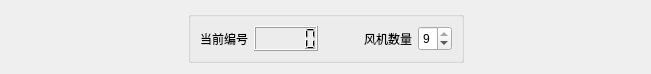
      <widget class="QWidget" name="layoutWidget">
       <property name="geometry">
        <rect>
         <x>90</x>
         <y>110</y>
         <width>651</width>
         <height>51</height>
        </rect>
       </property>
       <layout class="QHBoxLayout" name="horizontalLayout_10">
        <item>
         <spacer name="horizontalSpacer_12">
          <property name="orientation">
           <enum>Qt::Horizontal</enum>
          </property>
          <property name="sizeHint" stdset="0">
           <size>
            <width>40</width>
            <height>20</height>
           </size>
          </property>
         </spacer>
        </item>
        <item>
         <widget class="QGroupBox" name="groupBox">
          <layout class="QHBoxLayout" name="horizontalLayout_5">
           <property name="topMargin">
            <number>9</number>
           </property>
           <property name="bottomMargin">
            <number>9</number>
           </property>
           <item>
            <widget class="QLabel" name="label_22">
             <property name="text">
              <string>当前编号</string>
             </property>
            </widget>
           </item>
           <item>
            <widget class="QLCDNumber" name="roomNum_lcd">
             <property name="sizePolicy">
              <sizepolicy hsizetype="Minimum" vsizetype="Fixed">
               <horstretch>0</horstretch>
               <verstretch>0</verstretch>
              </sizepolicy>
             </property>
             <property name="minimumSize">
              <size>
               <width>0</width>
               <height>25</height>
              </size>
             </property>
             <property name="maximumSize">
              <size>
               <width>16777215</width>
               <height>25</height>
              </size>
             </property>
            </widget>
           </item>
           <item>
            <spacer name="horizontalSpacer">
             <property name="orientation">
              <enum>Qt::Horizontal</enum>
             </property>
             <property name="sizeHint" stdset="0">
              <size>
               <width>40</width>
               <height>20</height>
              </size>
             </property>
            </spacer>
           </item>
           <item>
            <widget class="QLabel" name="label_21">
             <property name="text">
              <string>风机数量</string>
             </property>
            </widget>
           </item>
           <item>
            <widget class="QSpinBox" name="spinBox_motorNum">
             <property name="minimumSize">
              <size>
               <width>0</width>
               <height>25</height>
              </size>
             </property>
             <property name="maximumSize">
              <size>
               <width>16777215</width>
               <height>25</height>
              </size>
             </property>
             <property name="minimum">
              <number>0</number>
             </property>
             <property name="maximum">
              <number>9</number>
             </property>
             <property name="value">
              <number>9</number>
             </property>
            </widget>
           </item>
          </layout>
         </widget>
        </item>
        <item>
         <spacer name="horizontalSpacer_13">
          <property name="orientation">
           <enum>Qt::Horizontal</enum>
          </property>
          <property name="sizeHint" stdset="0">
           <size>
            <width>40</width>
            <height>20</height>
           </size>
          </property>
         </spacer>
        </item>
       </layout>
      </widget>
